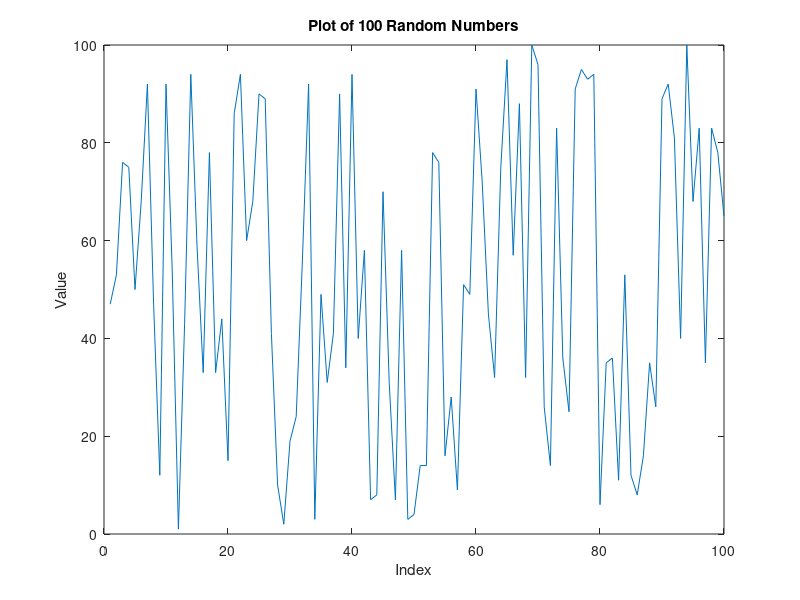

The MATLAB script that drew this image:
% Generate 100 random numbers
random_numbers = randi([1, 100], 1, 100);

% Plot the random numbers
figure;
plot(random_numbers);
title('Plot of 100 Random Numbers');
xlabel('Index');
ylabel('Value');

% Check whether each number is odd or even
for i = 1:length(random_numbers)
    if mod(random_numbers(i), 2) == 0
        fprintf('%d is even.\n', random_numbers(i));
    else
        fprintf('%d is odd.\n', random_numbers(i));
    end
end
